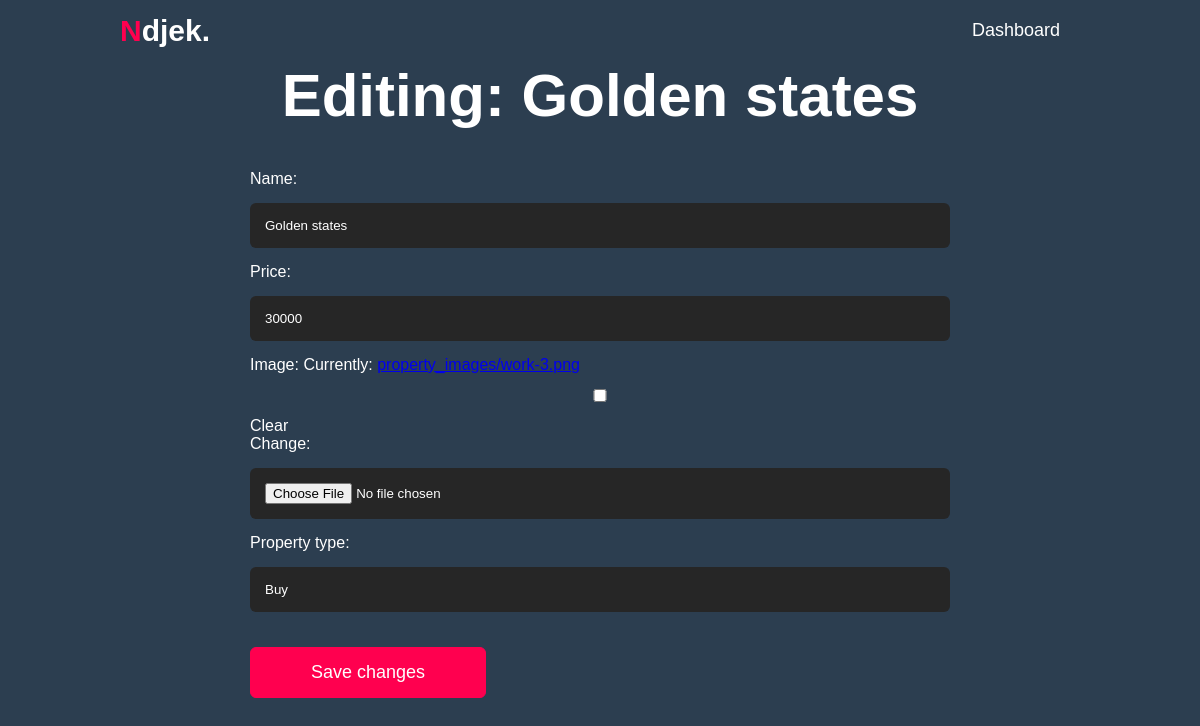
Screenshot of /edit_property/2/ with the database file from the repository.
### dream_houses/models.py (models this page shows)
class Property(models.Model):
    PROPERTY_TYPES = [
        ('Buy', 'Buy'),
        ('Rent', 'Rent'),
    ]
    name = models.CharField(max_length=200)
    price = models.IntegerField()
    image = models.ImageField(upload_to='property_images/', null=True, blank=True)
    owner = models.ForeignKey(User, on_delete=models.CASCADE)
    date_added = models.DateTimeField(auto_now_add=True)
    property_type = models.CharField(max_length=4, choices=PROPERTY_TYPES, default='Buy')
    def __str__(self):
        return self.name
    class Meta:
        verbose_name_plural = 'properties'

### dream_houses/views.py (the view)
# urls.py: path('edit_property/<int:property_id>/', views.edit_property, name = 'edit_property'),
def edit_property(request, property_id):
    property_instance = Property.objects.get(id=property_id)
    if request.method == 'POST':
        form = PropertyForm(request.POST, request.FILES, instance=property_instance)
        if form.is_valid():
            form.save()
            return redirect('dream_houses:dashboard')
    else:
        form = PropertyForm(instance=property_instance)
    context = {'property': property_instance, 'form': form}
    return render(request, 'dream_houses/edit_property.html', context)

### dream_houses/forms.py
class PropertyForm(forms.ModelForm):
    class Meta:
        model = Property
        fields = ['name', 'price','image', 'property_type']
        widgets = {
            'name': forms.TextInput(attrs={'class': 'Property'}),
            'price': forms.NumberInput(attrs={'class': 'Property'}),
            'property_type':forms.TextInput(attrs={'class':Property}),
        }
        enctype = "multipart/form-data"  # Make sure this line is present

### dream_houses/templates/dream_houses/edit_property.html (shortened to what this page needs)
{% load static %}
<!DOCTYPE html>
<html lang="en">
<head>
   <link rel="stylesheet" href="{% static 'css/styles.css' %}">
</head>
<body>
    <div id="header-edit">
        <div class="container" >
            <nav>
                <h1 class="logo"><span>N</span>djek.</h1>
                <ul id="sidemenu">
                    <li><a href="{% url 'dream_houses:dashboard' %}">Dashboard</a></li>
                </ul>
            </nav>
        </div>
    </div>
    <div class="container-new">
    	<h1 class="subtitle">
    	Editing:
    	 {{property.name}}
    </h1>
    </div>
        <div class="contact-right">
                   <form action="{% url 'dream_houses:edit_property' property.id %}" method="post" enctype="multipart/form-data">
	{{form.as_p}}
	<button name="submit" class="btn btn2">Save changes</button>
</form>
                </div>
</body>
</html>

### dream_houses/static/css/styles.css (style rules this page uses)
* { margin: 0; padding: 0; font-family: 'Poppins', sans-serif; box-sizing: border-box; }
html { scroll-behavior: smooth; }
body { background: #2C3E50; color: #fff; }
.container { padding: 10px 10%; }
nav { display: flex; align-items: center; justify-content: space-between; flex-wrap: wrap; }
.logo { width: 140px; font-size: 30px; }
.logo span { color: #ff004f; }
nav ul li { display: inline-block; list-style: none; margin: 10px 20px; }
nav ul li a { color: #fff; text-decoration: none; font-size: 18px; position: relative; }
nav ul li a::after { content: ''; width: 0; height: 3px; background: #ff004f; position: absolute; left: 0; bottom: -6px; transition: 0.5s; }
.container-new { display: flex; align-items: center; justify-content: center; padding-bottom: 40px; }
.subtitle { font-size: 60px; font-weight: 600; color: #fff; left: 50%; }
.btn { display: block; margin: 50px auto; width: fit-content; border: 1px solid #ff004f; padding: 14px 50px; border-radius: 6px; text-decoration: none; color: #fff; background: #ff004f; cursor: pointer; }
.contact-right { display: flex; align-items: center; justify-content: center; }
.btn.btn2 { display: inline-block; background: #ff004f; }
.contact-right form { width: 700px; }
form input, form textarea { width: 100%; border: 0; outline: none; background: #262626; padding: 15px; margin: 15px 0; color: #fff; border-radius: 6px; }
form .btn2 { padding: 14px 60px; font-size: 18px; margin-top: 20px; cursor: pointer; }

### rows the page displays
Property: name "Golden states", price "30000", property_type "Buy"
